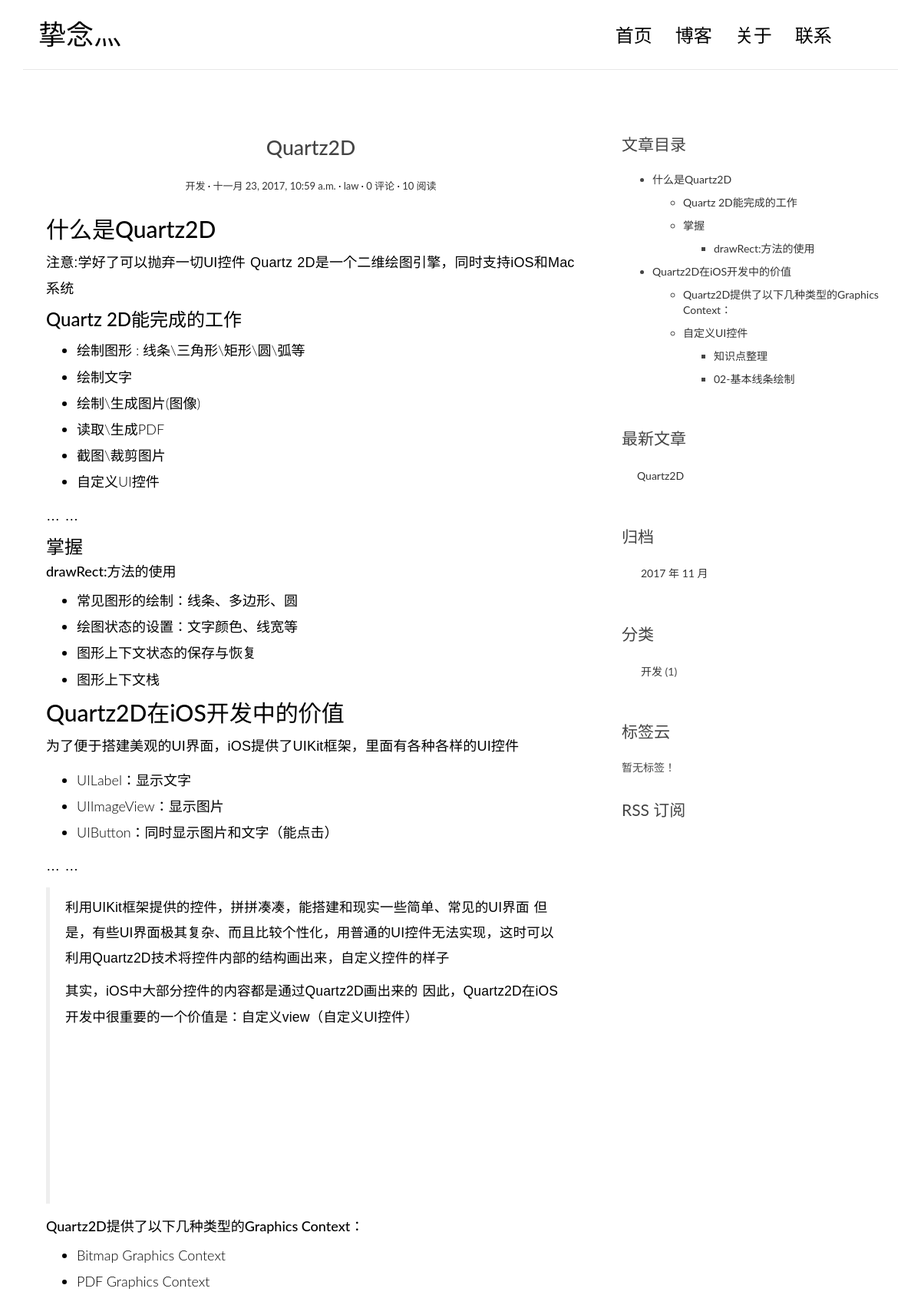
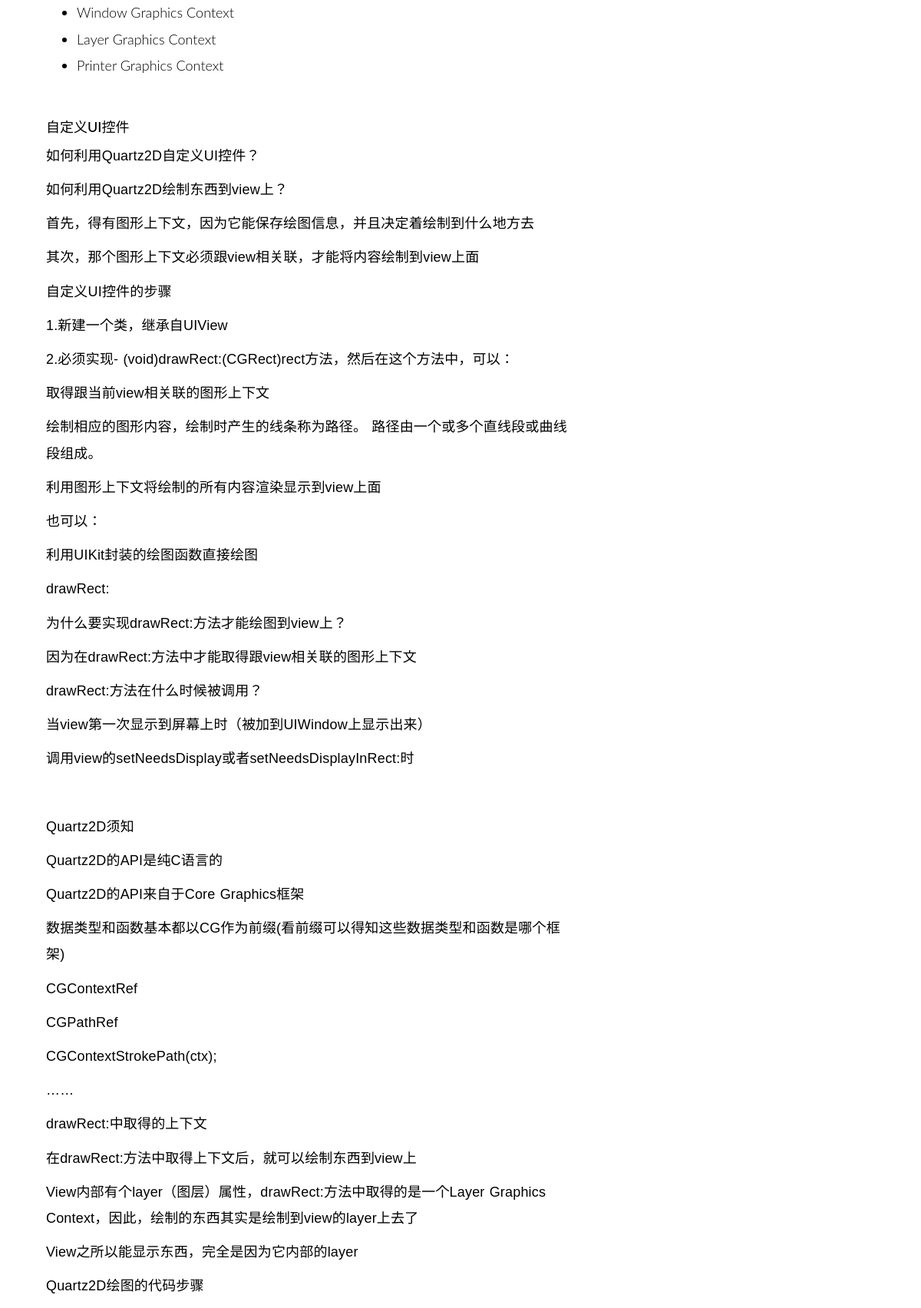
The app's page /post/1/ (upper part) with its own data (2 pictures, top to bottom).
### lawBlog/models.py (models this page shows, shortened)
class Post(models.Model):
    title = models.CharField(max_length=70)
    body = models.TextField()
    created_time = models.DateTimeField()
    modified_time = models.DateTimeField()
    excerpt = models.CharField(max_length=200, blank=True)
    category = models.ForeignKey(Category)
    tags = models.ManyToManyField(Tag, blank=True)
    author = models.ForeignKey(User)
    views = models.PositiveIntegerField(default=0)
    def get_absolute_url(self):
        return reverse('lawBlog:detail', kwargs={'pk': self.pk})
    class Meta:
        ordering = ['-created_time']
    def increase_views(self):
        self.views += 1
        self.save(update_fields=['views'])
    def save(self, *args,**kwargs):
        if not self.excerpt:
            md = markdown.Markdown(extensions=[
                'markdown.extensions.extra',
                'markdown.extensions.codehilite',
            ])
            self.excerpt = strip_tags(md.convert(self.body))[:54]
        super(Post, self).save(*args, **kwargs)

class Category(models.Model):
    name = models.CharField(max_length=100)

### lawBlog/views.py (the view)
# urls.py: url(r'^post/(?P<pk>[0-9]+)/$', views.PostDetailView.as_view(), name='detail'),
class PostDetailView(DetailView):
    model = Post
    template_name = 'lawBlog/detail.html'
    context_object_name = 'post'
    def get(self,request,*args,**kwargs):
        response = super(PostDetailView, self).get(request, *args, **kwargs)
        self.object.increase_views()
        return response
    def get_object(self, queryset=None):
        md = markdown.Markdown(extensions=[
                                   'markdown.extensions.extra',
                                   'markdown.extensions.codehilite',
                                   'markdown.extensions.toc',
                                    TocExtension(slugify=slugify),
                               ])
        post = super(PostDetailView,self).get_object(queryset=None)
        post.body = md.convert(post.body)
        post.toc = md.toc
        """
        post.body = markdown.markdown(post.body,
                                      extensions=[
                                          'markdown.extensions.extra',
                                          'markdown.extensions.codehilite',
                                          'markdown.extensions.toc',
                                      ])
        """
        return post
    def get_context_data(self, **kwargs):
        context = super(PostDetailView,self).get_context_data(**kwargs)
        form = CommentForm()
        commen_list = self.object.comment_set.all()
        context.update({
            'form':form,
            'comment_list':commen_list
        })
        return context

### lawBlog/templatetags/blog_tags.py (called while the page is built)
@register.simple_tag
def get_recent_posts(num=5):
    return Post.objects.all().order_by('-created_time')[:num]

@register.simple_tag
def archives():
    return Post.objects.dates('created_time', 'month', order='DESC')

@register.simple_tag
def get_categories():
    return Category.objects.annotate(num_posts=Count('post')).filter(num_posts__gt=0)

@register.simple_tag
def get_tags():
    return Tag.objects.annotate(num_posts=Count('post')).filter(num_posts__gt=0)

### templates/lawBlog/detail.html (shortened to what this page needs)
{% extends 'blogBase.html' %}
{% block main %}
    <article class="post post-{{ post.pk }}">
        <header class="entry-header">
            <h1 class="entry-title">{{ post.title }}</h1>
            <div class="entry-meta">
                <span class="post-category"><a href="#">{{ post.category.name }}</a></span>
                <span class="post-date"><a href="#"><time class="entry-date"
                                                datetime="{{ post.created_time }}">{{ post.created_time }}</time></a></span>
                <span class="post-author"><a href="#">{{ post.author }}</a></span>
                <span class="comments-link"><a href="#">{{ post.comment_set.count }} 评论</a></span>
                <span class="views-count"><a href="#">{{ post.views }} 阅读</a></span>
            </div>
        </header>
        <div class="entry-content clearfix">
        {{ post.body|safe }}
        </div>
    </article>
{% endblock main %}
{% block toc %}
    <div class="widget widget-content">
        <h3 class="widget-title">文章目录</h3>
        {{ post.toc|safe }}
    </div>
{% endblock toc %}

### templates/blogBase.html (shortened to what this page needs)
{% extends 'base.html' %}
{% load blog_tags %}
{% block body_container %}
    <main class="col-md-8">
        {% block main  %}
        {% endblock main %}
    </main>
    <aside class="col-md-4">
                {% block toc %}
                {% endblock toc %}
                <div class="widget widget-recent-posts">
                    <h3 class="widget-title">最新文章</h3>
                    {% get_recent_posts as recent_post_list %}
                    <ul>
                        {% for post in recent_post_list %}
                            <li>
                                <a href="{{ post.get_absolute_url }}">{{ post.title }}</a>
                            </li>
                        {% empty %}
                            暂无文章！
                        {% endfor %}
                    </ul>
                </div>
                <div class="widget widget-archives">
                    <h3 class="widget-title">归档</h3>
                    {% archives as date_list %}
                    <ul>
                        {% for date in date_list %}
                            <li>
                                 <a href="{% url 'lawBlog:archives' date.year date.month %}">
                                    {{ date.year }} 年 {{ date.month }} 月
                                 </a>
                            </li>
                        {% empty %}
                            暂无归档！
                        {% endfor %}
                    </ul>
                </div>
                <div class="widget widget-category">
                    <h3 class="widget-title">分类</h3>
                    {% get_categories as category_list %}
                    <ul>
                        {% for category in category_list %}
                            <li>
                                <a href="{% url 'lawBlog:category' category.pk %}">{{ category.name }}</a>
                                <span class="post-count">({{ category.num_posts }})</span>
                            </li>
                        {% empty %}
                            暂无分类！
                        {% endfor %}
                    </ul>
                </div>
                <div class="widget widget-tag-cloud">
                    <h3 class="widget-title">标签云</h3>
                    {% get_tags as tag_list %}
                    <ul>
                        {% for tag in tag_list %}
                        <li>
                            <a href="{% url 'lawBlog:tag' tag.pk %}">{{ tag.name }}</a>
                        </li>
                        {% empty %}
                        暂无标签！
                        {% endfor %}
                    </ul>
                </div>
                <div class="rss">
                    <a href="{% url 'rss' %}"> RSS 订阅</a>
                </div>
        </aside>
{% endblock body_container %}

### templates/base.html (shortened to what this page needs)
{% load staticfiles %}
<!DOCTYPE html>
<html>
<head>
    <link rel="stylesheet" href="http://code.ionicframework.com/ionicons/2.0.1/css/ionicons.min.css">
    <link href="https://cdn.bootcss.com/bootstrap/3.3.7/css/bootstrap.min.css" rel="stylesheet">
    <link rel="stylesheet" href="{% static 'lawBlog/css/pace.css' %}">
    <link rel="stylesheet" href="{% static 'lawBlog/css/custom.css' %}">
    <link rel="stylesheet" href="{% static 'lawBlog/css/highlights/github.css' %}">
</head>
<body>
<div class="container">
    <header id="site-header">
        <div class="row">
            <div class="col-md-4 col-sm-5 col-xs-8">
                <div class="logo">
                    <h1><a href="{% url 'lawBlog:index' %}"><b>挚念灬</b></a></h1>
                </div>
            </div>
            <div class="col-md-8 col-sm-7 col-xs-4">
                <nav class="main-nav" role="navigation">
                    <div class="collapse navbar-collapse" id="bs-example-navbar-collapse-1">
                        <ul class="nav navbar-nav navbar-right">
                            <li class="cl-effect-11"><a href="{% url 'lawBlog:index' %}" data-hover="首页">首页</a></li>
                            <li class="cl-effect-11"><a href="{% url 'lawBlog:blog' %}" data-hover="博客">博客</a></li>
                            <li class="cl-effect-11"><a href="{% url 'lawBlog:about' %}" data-hover="关于">关于</a></li>
                            <li class="cl-effect-11"><a href="{% url 'lawBlog:contact' %}" data-hover="联系">联系</a></li>
                        </ul>
                    </div>
                </nav>
            </div>
        </div>
    </header>
</div>
<div class="content-body">
    <div class="container">
        <div class="row">
            {% block body_container %}
            {% endblock body_container %}
        </div>
    </div>
</div>
</body>
</html>

### lawBlog/static/lawBlog/css/custom.css (style rules this page uses)
* { outline: none; }
h1, h2, h3, h4, h5, h6 { margin-top: 0; }
b { font-weight: 400; }
a { color: #333; }
body { color: #444; font-family: 'Lato', sans-serif; }
p { font-family: 'Ubuntu', sans-serif; font-weight: 400; word-spacing: 1px; letter-spacing: 0.01em; }
#site-header { background-color: #FFF; padding: 25px 20px; margin-bottom: 40px; border-bottom: 1px solid #e7e7e7; }
.logo h1 a { color: #000; }
.logo h1 { margin: 0; font-family: 'Lato', sans-serif; font-weight: 300; }
.main-nav { margin-top: 11px; max-width: 95%; }
.main-nav a { color: #000000 !important; padding: 0 0 5px 0 !important; margin-right: 30px; font-family: 'Lato', sans-serif; font-weight: 300; font-size: 24px; }
.cl-effect-11 a { padding: 10px 0; color: #0972b4; text-shadow: none; }
.cl-effect-11 a::before { position: absolute; top: 0; left: 0; overflow: hidden; padding: 0 0 5px 0 !important; max-width: 0; border-bottom: 1px solid #000; color: #000; content: attr(data-hover); white-space: nowrap; -webkit-transition: max-width 0.5s; -moz-transition: max-width 0.5s; transition: max-width 0.5s; }
.content-body { padding-bottom: 4em; }
.post { background: #fff; padding: 30px 30px 0; }
.entry-title { text-align: center; font-size: 1.9em; margin-bottom: 20px; line-height: 1.6; padding: 10px 20px 0; }
.entry-meta { text-align: center; color: #DDDDDD; font-size: 13px; margin-bottom: 30px; }
.entry-content { font-size: 18px; line-height: 1.9; font-weight: 300; color: #000; }
.post-category::after, .post-date::after, .post-author::after, .comments-link::after { content: ' ·'; color: #000; }
.widget { background: #fff; padding: 30px 0 0; }
.widget-title { font-size: 1.5em; margin-bottom: 20px; line-height: 1.6; padding: 10px 0 0; font-weight: 400; }
.widget-recent-posts ul { padding: 0; margin: 0; padding-left: 20px; }
.widget-recent-posts ul li { list-style-type: none; position: relative; line-height: 170%; margin-bottom: 10px; }
.widget-recent-posts ul li::before { content: '\f3d3'; font-family: "Ionicons"; position: absolute; left: -17px; top: 3px; font-size: 16px; color: #000; }
.widget-archives ul { padding: 0; margin: 0; padding-left: 25px; }
.widget-archives ul li { list-style-type: none; position: relative; line-height: 170%; margin-bottom: 10px; }
.widget-archives ul li::before { content: '\f3f3'; font-family: "Ionicons"; position: absolute; left: -25px; top: 1px; font-size: 16px; color: #000; }
.widget-category ul { padding: 0; margin: 0; padding-left: 25px; }
.widget-category ul li { list-style-type: none; position: relative; line-height: 170%; margin-bottom: 10px; }
.widget-category ul li::before { content: '\f3fe'; font-family: "Ionicons"; position: absolute; left: -25px; top: 1px; font-size: 18px; color: #000; }
.widget-tag-cloud ul { padding: 0; margin: 0; margin-right: -10px; }
.widget-content ul ul { margin-top: 10px; }
.widget-content ul li { margin-bottom: 10px; }
.rss { font-size: 21px; margin-top: 30px; }
.rss a { color: #444; }

### records on screen
Post: title "Quartz2D", category.name "开发", created_time "十一月 23, 2017, 10:59 a.m.", author "law", comment_set.count "0", views "10", body "什么是Quartz2D 注意:学好了可以抛弃一切UI控件 Quartz 2D是一个二维绘图引擎，同时支持iOS和Mac系统 Quartz 2D能完成的工作 绘制图形 : 线条\\三角形\\矩形\\圆\\弧等 绘制文字 绘制\\生成图片(图像) 读取\\生成PDF 截图\\裁剪图片 自定义UI控件 … … 掌握 drawRect:方法的使用 常见图形的绘制：线条、多边形、圆 绘图状态的设置：文字颜色、线宽等 图形上下文状态的保存与恢复 图形上下文栈 Quartz2D在iOS开发中的价值 为了便于搭建美观的UI界面，iOS提供了UIKit框架，里面有各种各样的UI控件 UILabel：显示文字 UIImageView：显示图片 UIButton：同时显示图片和文字（能点击） … … 利用UIKit框架提供的控件，拼拼凑凑，能搭建和现实一些简单、常见的UI界面 但是，有些UI界面极其复杂、而且比较个性化，用普通的UI控件无法实现，这时可以利用Quartz2D技术将控件内部的结构画出来，自定义控件的样子 其实，iOS中大部分控件的内容都是通过Quartz2D画出来的 因此，Quartz2D在iOS开发中很重要的一个价值是：自定义view（自定义UI控件） Quartz2D提供了以下几种类型的Graphics Context： Bitmap Graphics Context PDF Graphics Context Window Graphics Context Layer Graphics Context Printer Graphics Context 自定义UI控件…", toc "什么是Quartz2D Quartz 2D能完成的工作 掌握 drawRect:方法的使用 Quartz2D在iOS开发中的价值 Quartz2D提供了以下几种类型的Graphics Context： 自定义UI控件 知识点整理 02-基本线条绘制"
Category: name "开发", num_posts "1"

### other values on screen
{{ date.year }} "2017"
{{ date.month }} "11"
